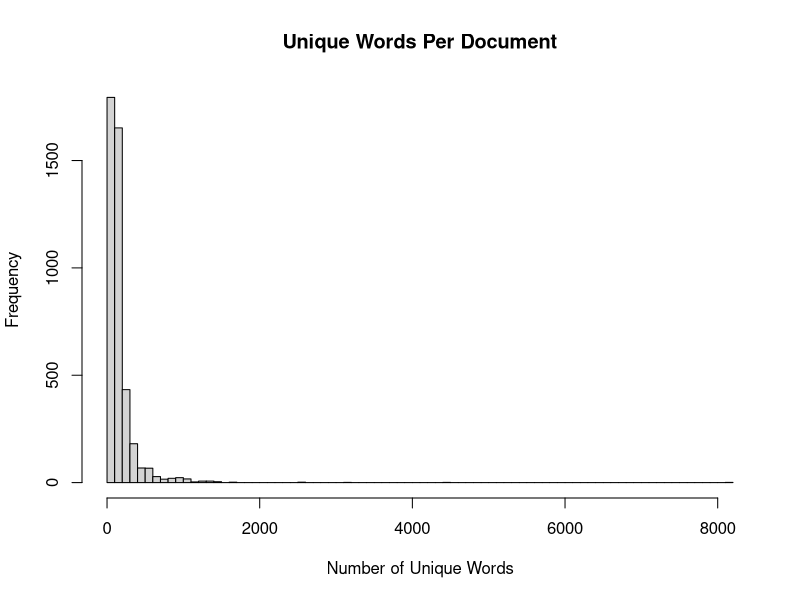
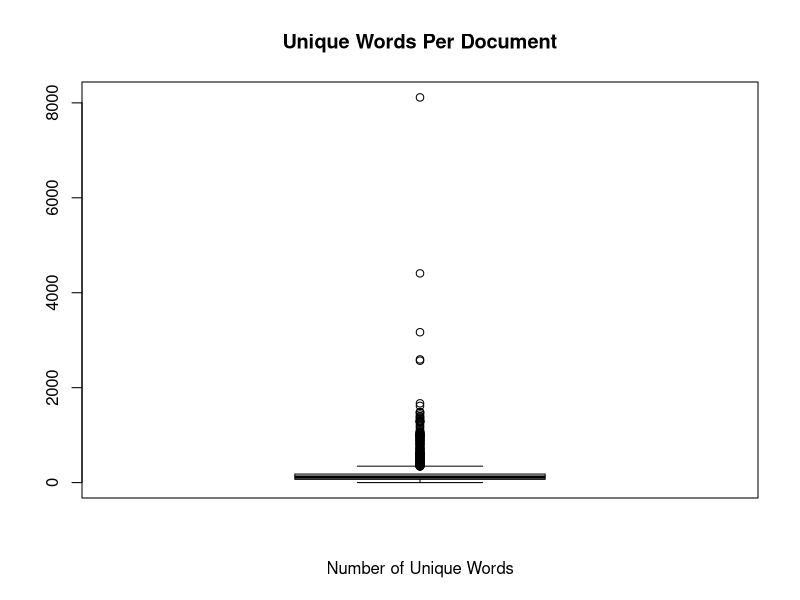
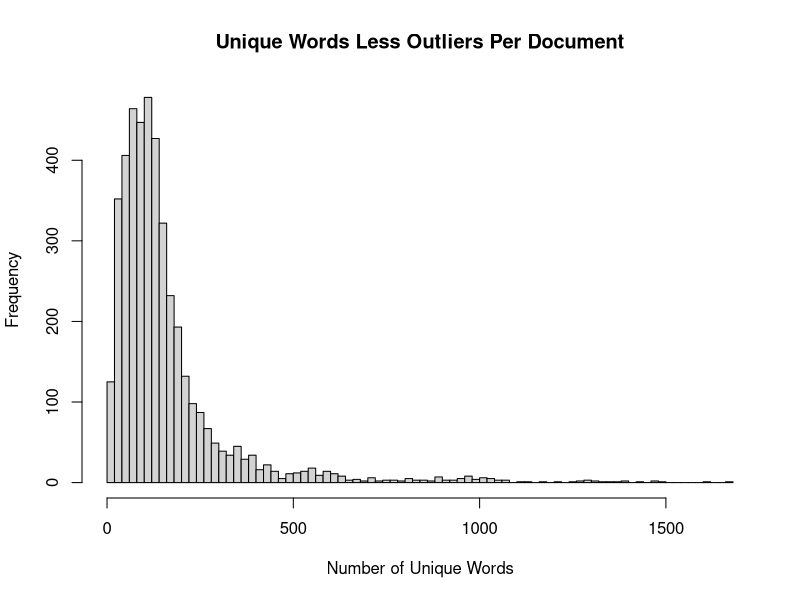

These figures' R source, in order:
png("uniqwords.png")
x<-read.csv("report/uniqwords.csv",header=T)
h=hist(x$word.count, main="Unique Words Per Document", xlab="Number of Unique Words", breaks=100)
dev.off()
 
png("uniqwords-boxplot.png")
x<-read.csv("report/uniqwords.csv",header=T)
b=boxplot(x$word.count, main="Unique Words Per Document", xlab="Number of Unique Words", breaks=100)
dev.off()
 
png("uniq-lessoutliers.png")
x<-read.csv("report/uniqwords-lessoutliers.csv",header=T)
h=hist(x$word.count, main="Unique Words Less Outliers Per Document", xlab="Number of Unique Words", breaks=100)
dev.off()
q()
